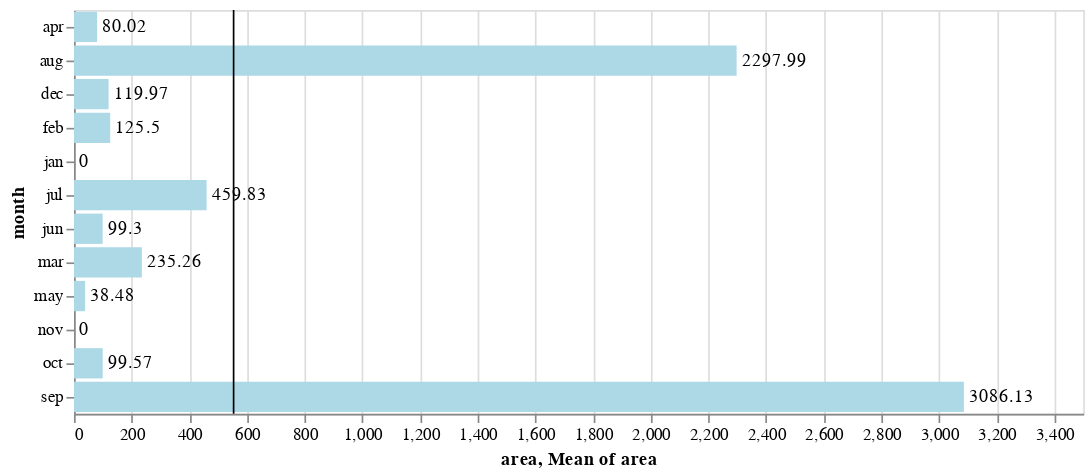

The code cell stored with this chart in its notebook:
### Code cell
bar_graph = alt.Chart(month_count).mark_bar(
    color='lightblue'
).encode(
    x='area',
    y='month',
).properties(width=600)

mean_line = alt.Chart(month_count).mark_rule(
    color='black'
).encode(
    x = 'mean(area)'
)

annotation = bar_graph.mark_text(
    align='left',
    baseline='middle',
    dx=3
).encode(
    text='area'
)

bar_graph + mean_line + annotation

### Figure 1 — Vega-Lite specification as saved in the notebook (floating-point values rounded to 4 significant figures)
{"config": {"view": {"continuousWidth": 400, "continuousHeight": 300}}, "layer": [{"mark": {"type": "bar", "color": "lightblue"}, "encoding": {"x": {"type": "quantitative", "field": "area"}, "y": {"type": "nominal", "field": "month"}}, "width": 600}, {"mark": {"type": "rule", "color": "black"}, "encoding": {"x": {"type": "quantitative", "aggregate": "mean", "field": "area"}}}, {"mark": {"type": "text", "align": "left", "baseline": "middle", "dx": 3}, "encoding": {"text": {"type": "quantitative", "field": "area"}, "x": {"type": "quantitative", "field": "area"}, "y": {"type": "nominal", "field": "month"}}, "width": 600}], "data": {"name": "data-7a4972295f7ec731f2c0c9fc8f996f8d"}, "$schema": "https://vega.github.io/schema/vega-lite/v4.8.1.json", "datasets": {"data-7a4972295f7ec731f2c0c9fc8f996f8d": [{"area": 80.02, "month": "apr"}, {"area": 2298.0, "month": "aug"}, {"area": 120.0, "month": "dec"}, {"area": 125.5, "month": "feb"}, {"area": 0.0, "month": "jan"}, {"area": 459.8, "month": "jul"}, {"area": 99.3, "month": "jun"}, {"area": 235.3, "month": "mar"}, {"area": 38.48, "month": "may"}, {"area": 0.0, "month": "nov"}, {"area": 99.57, "month": "oct"}, {"area": 3086.0, "month": "sep"}]}}
